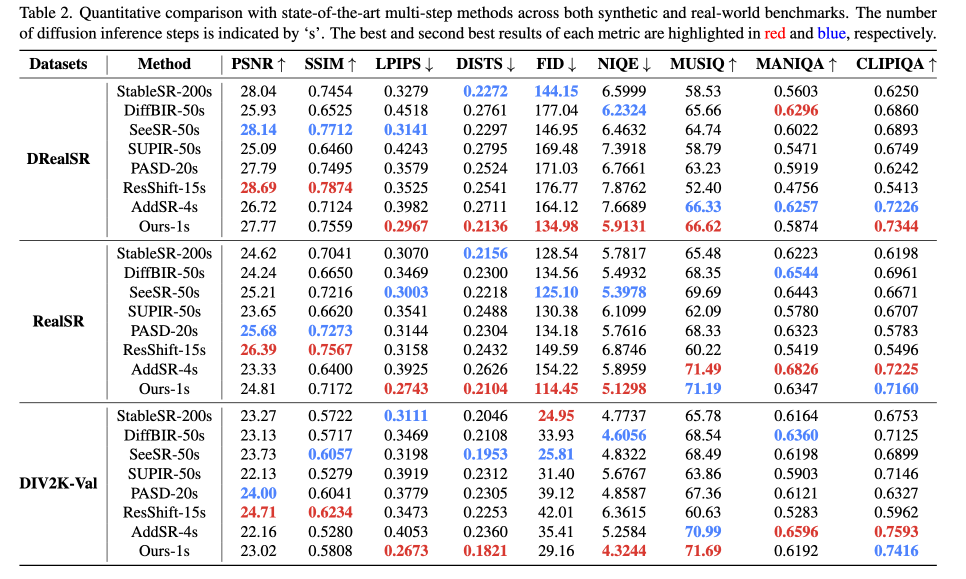
#> input picture Project/SRImplementation/TSD-SR-main/assets/multi_step.png, 1932 x 1158 px, given as the content of the folder 7/Project/SRImplementation/TSD-SR-main/imgs/segmentationTest, which was not available (shown at 1/2 size)
$ python joinedAlgorithm.py
#> lines starting #> are read from the running program, lines starting #| are printed output that depends on the picture; pictures that were not available may be replaced by others from this repository, and a replacement may not be noted
import os
import subprocess
import sys
from pathlib import Path
from PIL import Image, PngImagePlugin
import concurrent.futures

inputDir = Path(r"C:\Users\Christian Lykke\Documents\Skole\Aalborg Universitet\CEAIVS7\Project\SRImplementation\TSD-SR-main\imgs\segmentationTest") # Remember to change this to your personal directory
PNGDir = inputDir / "pngs" # Folder name for PNG versions of images
framesDir = inputDir / "frames" # Folder that holds subfolders with each 128x128 frame
framesSRDir = inputDir / "framesSR" # Contains subfolders with each 512x512 SR'ed frame
SRDir = inputDir / "superresolvedComplete" # Contains re-assembled superresolved images

############################################################
# Function 1 — Load images from directory
############################################################
def loadImages(inputDir: Path):
    inputDir = Path(inputDir) # Sets the directory - sorry for using identical variablenaming, this I'd like to resolve
    images = [] # Array containing the image-paths

    for file in inputDir.iterdir(): # Loops through the entire directory
        if file.suffix.lower() in [".png", ".jpg", ".jpeg", ".bmp", ".tiff"]: # We'll only check for the most common imagetypes
            images.append(file) # Adds imagepath to array

    print(f"[INFO] Loaded {len(images)} images from {inputDir}") # Update in terminal/output
    return images # Returns array so that other functions can use it


############################################################
# Function 2 — Ensure PNG, otherwise convert
############################################################
def convertToPngIfNeeded(imgPath: Path, outputDir: Path):
    outputDir.mkdir(parents=True, exist_ok=True) # Creates the "pngs" directory

    if imgPath.suffix.lower() == ".png": # Checks wether or not the current image is png or not
        return imgPath

    try:
        with Image.open(imgPath) as im: # Uses image.open to use metadata to convert to PNG
            exifData = im.info.get("exif") # Gets exif data
            iccProfile = im.info.get("icc_profile") # Gets icc profile

            outPath = outputDir / f"{imgPath.stem}.png" # Creates file address within directory where the PNG should be saved
            pngInfo = PngImagePlugin.PngInfo() # Creates an "array" that contains data about the image

            if exifData: # If exifdata was present for the image, it can now be added to the new PNG version
                pngInfo.add_text("EXIF", exifData.hex()) # adds the exif data as hexadecimal

            im.save(outPath, format="PNG", icc_profile=iccProfile, pnginfo=pngInfo) # Actually saves the image to the filepath with the image data

        print(f"[INFO] Converted to PNG: {imgPath.name}") # Serial update in terminal/output
        return outPath # Returns the path for the new image to be used in other functions
    except Exception as e:
        print(f"[ERROR] Failed PNG conversion for {imgPath.name}: {e}") # Error update if any image should be unavailable for conversion (haven't tried it yet, therefore nothing has been done other than error message)
        return None


############################################################
# Function 3 — Segment image >128px into 128×128 tiles
############################################################
def segmentImage128(img: Image.Image):
    w, h = img.size # Saves the dimensions to w and h for width and height

    if w <= 128 and h <= 128: # Checks if any of the dimensions are larger than the maximum of 128x128 pixels
        return [img] # If nothing is out of scope, the image can be used as is, and does not need to be segmented

    frames = [] # Array to keep all of the segmented frames within
    for y in range(0, h, 128): # Creates for loop iterating as long as h is larger than current y value, done in 128 pixel steps
        for x in range(0, w, 128): # Creates for loop iterating as long as h is larger than current x value, done in 128 pixel steps
            tile = img.crop((x, y, x + 128, y + 128)) # Creates segmented frame based on current x and y values, along with their respective values 128 pixels later
            frames.append(tile) # Appends the new frame to the array

    print(f"[INFO] Segmented into {len(frames)} tiles") # Terminal/output update about how many frames the image is segmented into
    return frames


############################################################
# Function 4 — Call TSD-SR model
# Before running make sure that virtual environment has been started with correct dependencies specified in the original "requirements.txt" file for TSD-SR
############################################################
def runTsdSr(
    input_dir,
    output_dir,
    tsdsr_env="tsdsr",
    tsdsr_main_dir=r"C:/Users/Christian Lykke/Documents/Skole/Aalborg Universitet/CEAIVS7/Project/SRImplementation/TSD-SR-main", # Remember to update to your own directory
    pretrained_model_path=r"C:/Users/Christian Lykke/Documents/Skole/Aalborg Universitet/CEAIVS7/Project/SRImplementation/sd3", # Remember to update to your own directory
    lora_dir="checkpoint/tsdsr",
    embedding_dir="dataset/default",
    python_exe="python",
    device="cpu"
): # Basically sets the variables for all of the parameters used in the TSD-SR model, so that you only need to type input and output directories into the function
    input_dir = Path(input_dir) # makes the input directory useable for the function
    output_dir = Path(output_dir) # Makes the output directory useable for the function
    print(f"[INFO] Running TSD-SR on folder: {input_dir}") # Terminal/output update

    command = [ # Acts as a terminal command, so everything from here is identical to how we'd usually call the TSD-SR model in terminal
        python_exe, # Tells terminal that we want to use python for running the function
        "test/test_tsdsr.py", # The testing file derived for testin the TSD-SR script by original authors
        "--pretrained_model_name_or_path", str(pretrained_model_path),
        "--input_dir", str(input_dir),
        "--output_dir", str(output_dir),
        "--lora_dir", lora_dir,
        "--embedding_dir", embedding_dir,
        "--device", device
    ]

    try:
        subprocess.run(
            command,
            cwd=tsdsr_main_dir,
            check=True,
            shell=True
        )
        print("[INFO] TSD-SR completed")
        return output_dir

    except subprocess.CalledProcessError as e:
        print("[ERROR] TSD-SR failed:")
        print(e)


############################################################
# Function 5 — Print TSD-SR metrics, which we only can do for SR datasets
############################################################
def printTsdSrMetrics(metrics):
    print("[METRICS] TSD-SR Metrics:", metrics)


############################################################
# Function 6 — ReID model on frames
############################################################
def runReIdModel(frames): # needs implementation
    print("[CALL] Re-ID model on frames...")
    fakeMetrics = {"accuracy": 0.0}  # placeholder
    return fakeMetrics


############################################################
# Function 7 — Reassemble SR tiles into full image
############################################################
def combineTiles(frames, originalSize): # Uses the number of frames and original image size (before SR) as inputs to create the "new" image
    W0, H0 = originalSize       # original size
    # Number of tiles in each dimension (tiling uses steps of 128)
    tilesX = (W0 + 127) // 128
    tilesY = (H0 + 127) // 128

    # Determine SR tile size dynamically
    tileW_sr, tileH_sr = frames[0].size

    # Full output dimensions
    outW = tilesX * tileW_sr
    outH = tilesY * tileH_sr

    out = Image.new("RGB", (outW, outH)) # Creates a new RGB image with the dimensions calculated based on frames

    index = 0
    for ty in range(tilesY):
        for tx in range(tilesX):
            if index >= len(frames):
                break

            x = tx * tileW_sr
            y = ty * tileH_sr

            out.paste(frames[index], (x, y))
            index += 1

    print("[INFO] Superresolved image reconstructed") # Terminal update
    # Now crop to the exact 4× upscaled image size
    finalW = W0 * 4 # Since we know the TSD-SR SR's by 4, the new image must be 4 times as large as the orignial in both directions
    finalH = H0 * 4 # Since we know the TSD-SR SR's by 4, the new image must be 4 times as large as the orignial in both directions

    out = out.crop((0, 0, finalW, finalH)) # Ensures no black background is present

    print("[INFO] Cropped final image to match original aspect (4×)") # Terminal update
    return out


############################################################
# Function 8 — ReID on full superresolved image
############################################################
def runReIdOnSuperresolved(img): # Needs implementation
    print("[CALL] Re-ID on superresolved image...")
    return {"top1": 0.0}  # placeholder


############################################################
# Function 9 — Print ReID metrics
############################################################
def printReIdMetrics(metrics):
    print("[METRICS] Re-ID Metrics:", metrics)


############################################################
# Optional function - Save segmented frames to folder
############################################################
def saveSegmentedFrames(frames, baseSaveDir: Path, imageName: str):
    saveFolder = baseSaveDir / f"{imageName}_frames"
    saveFolder.mkdir(parents=True, exist_ok=True)

    for i, frame in enumerate(frames):
        framePath = saveFolder / f"{imageName}_frame_{i:03d}.png"
        frame.save(framePath)

    print(f"[INFO] Saved {len(frames)} segmented frames in {saveFolder}")
    return saveFolder


############################################################
# Optional function — Save SR frames into folder
############################################################
def saveSuperresolvedFrames(frames, baseSaveDir: Path, imageName: str):
    saveFolder = baseSaveDir / f"{imageName}_SR_frames"
    saveFolder.mkdir(parents=True, exist_ok=True)

    for i, frame in enumerate(frames):
        framePath = saveFolder / f"{imageName}_SR_frame_{i:03d}.png"
        frame.save(framePath)

    print(f"[INFO] Saved {len(frames)} SR frames -> {saveFolder}")
    return saveFolder


############################################################
# Helper function - finds all images in subfolders
############################################################
def collectAllImages(rootFolder: Path):
    rootFolder = Path(rootFolder)
    return list(rootFolder.rglob("*.png"))


############################################################
# Full Pipeline
############################################################
def processDirectory(inputDir, PNGDir, framesDir, framesSRDir, srDir):
    inputDir = Path(inputDir)
    PNGDir = Path(PNGDir)
    framesDir = Path(framesDir)
    framesSRDir = Path(framesSRDir)
    srDir = Path(srDir)
    srDir.mkdir(exist_ok=True)

    images = loadImages(inputDir)

    for imgPath in images:

        # Step 2 — Convert to PNG
        pngPath = convertToPngIfNeeded(imgPath, PNGDir)
        if pngPath is None:
            continue

        img = Image.open(pngPath)
#> img is the input picture: PIL image 1932x1158 RGB; mean R, G, B 232.9, 231.9, 233.1

        # Step 3 — Segment
        frames = segmentImage128(img)
#> after the loop in segmentImage128, `for y in range(0, h, 128):`: frames = 160 items
#| [INFO] Segmented into 160 tiles
#> frames = 160 items

        # Optional Step — Save segmentation for human inspection
        saveSegmentedFrames(frames, baseSaveDir=framesDir, imageName=pngPath.stem)
#> the loop in saveSegmentedFrames, `for i, frame in enumerate(frames):` made 160 passes
#> pass 1, in saveSegmentedFrames, `frame.save(framePath)`:
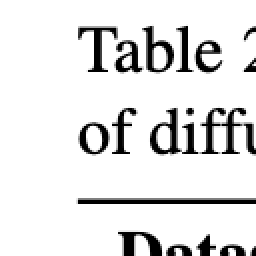
#> saved as multi_step_frame_000.png: PIL image 128x128 RGB (shown 2 times larger); min 0, max 255, mean 227.4
#> pass 2, in saveSegmentedFrames, `frame.save(framePath)`:
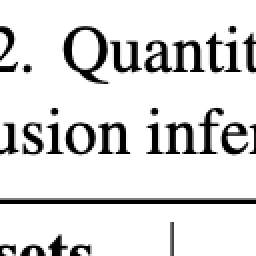
#> saved as multi_step_frame_001.png: PIL image 128x128 RGB (shown 2 times larger); min 0, max 255, mean 221
#| [INFO] Saved 160 segmented frames in C:\Users\Christian Lykke\Documents\Skole\Aalborg Universitet\CEAIVS7\Project\SRImplementation\TSD-SR-main\imgs\segmentationTest/frames/multi_step_frames

        # Step 4 — TSD-SR
        framesFolder = framesDir / f"{pngPath.stem}_frames"
        tsdsrOutputFolder = framesSRDir / f"{pngPath.stem}_SR_frames"
        tsdsrOutput = runTsdSr(input_dir=framesFolder, output_dir=tsdsrOutputFolder)
        srFrames = loadFramesFromFolder(tsdsrOutput)
#> srFrames = 1 item

        # Optional Step - Save superresolved frames for inspection
        #saveSuperresolvedFrames(srFrames, baseSaveDir=framesSRDir, imageName=pngPath.stem)

        # Step 5 — SR Metrics
        printTsdSrMetrics(metrics={"dummy": 1.0})

        # Step 6 — ReID on tiles
        reidBefore = runReIdModel(frames)
#> reidBefore = {'accuracy': 0}

        # Step 7 — Reassemble SR tiles
        srImage = combineTiles(srFrames, img.size)
#> in combineTiles, `out = out.crop((0, 0, finalW, finalH))`:
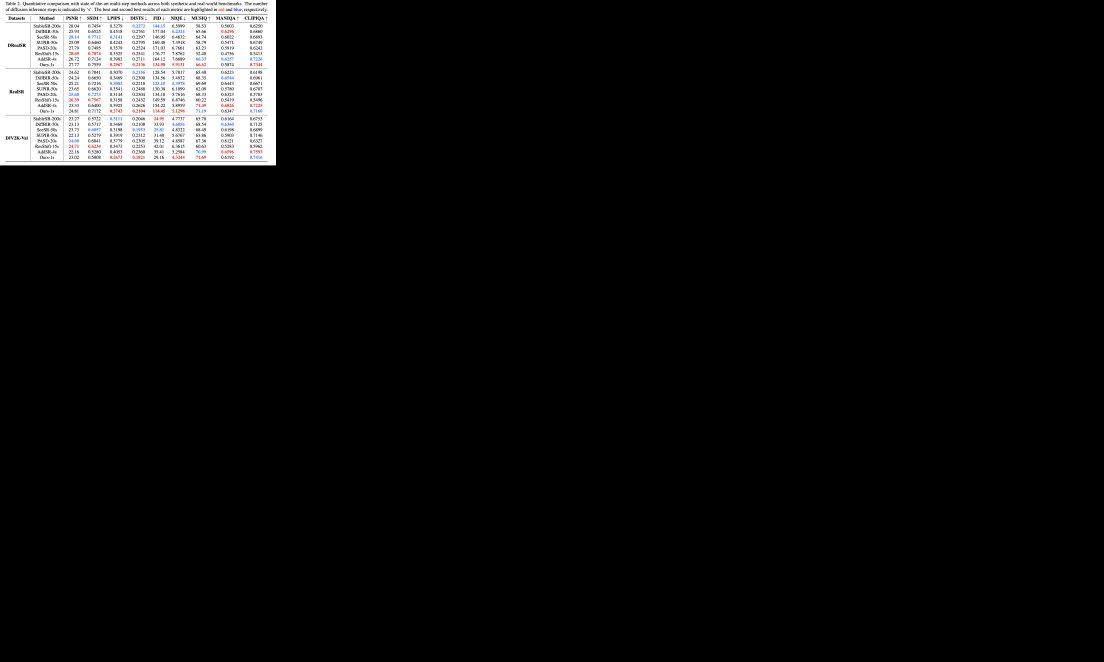
#> out: PIL image 7728x4632 RGB (shown at 1/7 size); mean R, G, B 14.6, 14.5, 14.6

        # Save SR image
        savePath = srDir / f"{pngPath.stem}_SR.png"
        srImage.save(savePath)
        print(f"[INFO] Saved superresolved: {savePath}")

        # Step 8 — ReID on full SR image
        reidFinal = runReIdOnSuperresolved(srImage)
#> reidFinal = {'top1': 0}

        # Step 9 — Print metrics
        printReIdMetrics(reidFinal)
#| [METRICS] Re-ID Metrics: {'top1': 0.0}

        print("-" * 50)


def loadFramesFromFolder(folder: Path):
    frames = []
    for f in sorted(folder.glob("*.png")):
        frames.append(Image.open(f))
    return frames


############################################################
# Entry point
############################################################
if __name__ == "__main__":
    processDirectory(
        inputDir=inputDir,
        PNGDir=PNGDir,
        framesDir=framesDir,
        framesSRDir=framesSRDir,
        srDir=SRDir
    )
